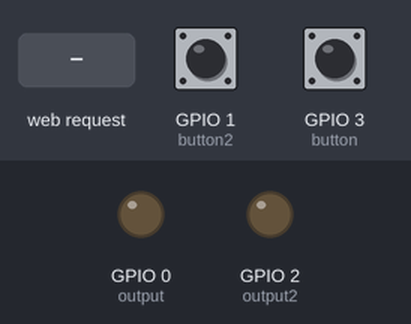
Bench run of a sketch on a simulated ESP8266 (NodeMCU). Parts: output pins drawn as LEDs (lit = HIGH). Inputs (shaded band) come from the test bench; at power-on: GPIO 1 (button2) LOW, GPIO 3 (button) LOW. WiFi joins after 1.5 s; servers stay silent unless stated; what the sketch prints to the serial monitor is not drawn.

Above: at 2.7 s.
2.8 s: HTTP request GET /on received
At 3.1 s:
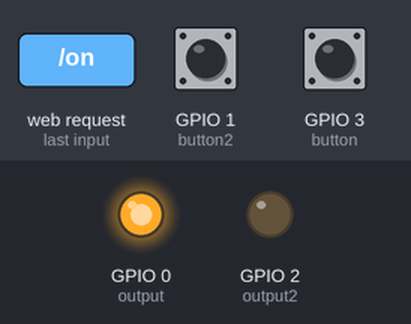
4.3 s: HTTP request GET /on2 received
At 5.5 s:
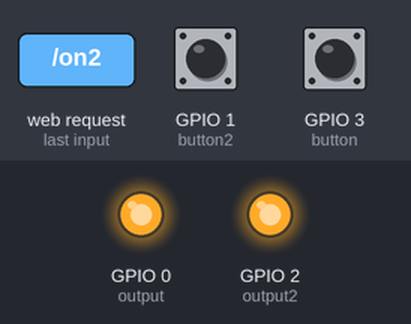
5.8 s: HTTP request GET /off received
At 6.6 s:
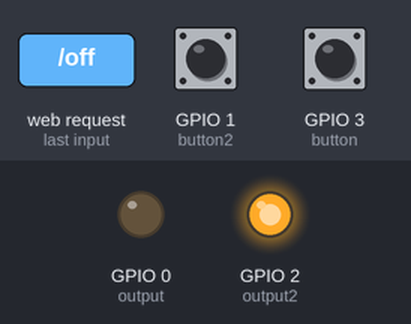
7.3 s: HTTP request GET /off2 received
At 7.9 s:
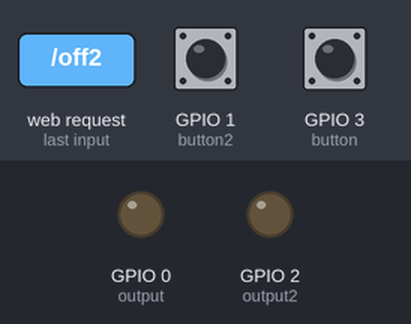
Timing chart, 0 to 9.8 s (numbered marks = the images above; inputs shaded):
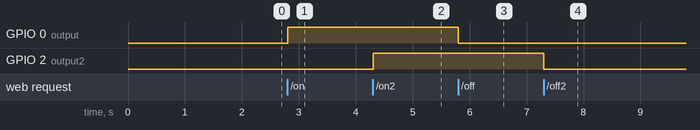

The sketch:

esp_relay3.ino
```cpp
#ifdef ESP32
#include <WiFi.h>
#include <AsyncTCP.h>
#else
#include <ESP8266WiFi.h>
#include <ESPAsyncTCP.h>
#include <ESP8266HTTPClient.h>
#include <WiFiClient.h>
#include <Arduino_JSON.h>

#endif
#include <ESPAsyncWebServer.h>


const char* ssid = "Airtel_9587411733";
const char* password = "air72055";
String url = "https://trigger.macrodroid.com/fcf1e78c-093a-4a05-9f8a-9ad36e2554c5/link1";
const char* serverName = "http://192.168.1.10:8090/helloesp";

const int output = 0;
const int output2 = 2;
int button = 3;
int button2 = 1;
String sensorReadings;

int count_l = 0;
int count_r = 0;
int count_n = 0;


// HTML web page
const char index_html[] PROGMEM = R"rawliteral(
<!DOCTYPE HTML><html>
 <head>
  <title>ESP Pushbutton Web Server</title>
  <meta name="viewport" content="width=device-width, initial-scale=1">
 </head>
 <body>
  <h1>ESP Pushbutton Web Server</h1>
  <button class="button" onmousedown="toggleCheckbox('on');" ontouchstart="toggleCheckbox('on');" onmouseup="toggleCheckbox('off');" ontouchend="toggleCheckbox('off');">LED PUSHBUTTON</button>
  <br>
  <button class="button" onmousedown="toggleCheckbox('on2');" ontouchstart="toggleCheckbox('on2');" onmouseup="toggleCheckbox('off2');" ontouchend="toggleCheckbox('off2');">LED PUSHBUTTON2</button>
  <br>
  <button class="button" onmousedown="toggleCheckbox('on3');" ontouchstart="toggleCheckbox('on3');" onmouseup="toggleCheckbox('off3');" ontouchend="toggleCheckbox('off3');">LED PUSHBUTTON2</button>
  <br>
  <button class="button" onmousedown="toggleCheckbox('on4');" ontouchstart="toggleCheckbox('on4');" onmouseup="toggleCheckbox('off4');" ontouchend="toggleCheckbox('off4');">LED PUSHBUTTON2</button>

  <script>
    function toggleCheckbox(x) {
      var xhr = new XMLHttpRequest();
      xhr.open("GET", "/" + x, true);
      xhr.send();
    }
  </script>
 </body>
</html>)rawliteral";


void notFound(AsyncWebServerRequest *request) {
  request->send(404, "text/plain", "Not found");
}

AsyncWebServer server(80);

void setup() {
  pinMode(output, OUTPUT);
  pinMode(output2, OUTPUT);
  digitalWrite(button, LOW);
  digitalWrite(button2, LOW);

  WiFi.mode(WIFI_STA);
  WiFi.begin(ssid, password);
  if (WiFi.waitForConnectResult() != WL_CONNECTED) {
    return;

  }

  server.on("/", HTTP_GET, [](AsyncWebServerRequest * request) {
    request->send_P(200, "text/html", index_html);

  });

  server.on("/on", HTTP_GET, [] (AsyncWebServerRequest * request) {
    digitalWrite(output, HIGH);
    request->send(200, "text/plain", "ok");

  });

  server.on("/off", HTTP_GET, [] (AsyncWebServerRequest * request) {
    digitalWrite(output, LOW);
    request->send(200, "text/plain", "ok");

  });

  server.on("/on2", HTTP_GET, [] (AsyncWebServerRequest * request) {
    digitalWrite(output2, HIGH);
    request->send(200, "text/plain", "ok");

  });

  server.on("/off2", HTTP_GET, [] (AsyncWebServerRequest * request) {
    digitalWrite(output2, LOW);
    request->send(200, "text/plain", "ok");

  });

  server.onNotFound(notFound);
  server.begin();
}


void loop() {

  digitalWrite(button, LOW);
  digitalWrite(button2, LOW);
  if (WiFi.status() == WL_CONNECTED) {
    WiFiClientSecure client;
    client.setInsecure();

    HTTPClient https;
    if (digitalRead(button) == HIGH) {
      if (count_l == 2) {
        if (WiFi.status() == WL_CONNECTED) {
          sensorReadings = httpGETRequest("http://192.168.1.10:8090/left");
          Serial.println(sensorReadings);
          JSONVar myObject = JSON.parse(sensorReadings);
          count_r = 0;
          count_n = 0;
        }
      }
      count_l += 1;
    }
    else if (digitalRead(button2) == HIGH) {

      if (count_r == 2) {
        if (WiFi.status() == WL_CONNECTED) {
          sensorReadings = httpGETRequest("http://192.168.1.10:8090/right");
          Serial.println(sensorReadings);
          JSONVar myObject = JSON.parse(sensorReadings);
          count_l = 0;
          count_n = 0;
        }
      }
      count_r += 1;
    }
    else {
      if (count_n == 2) {
        if (WiFi.status() == WL_CONNECTED) {
          sensorReadings = httpGETRequest("http://192.168.1.10:8090/normal");
          Serial.println(sensorReadings);
          JSONVar myObject = JSON.parse(sensorReadings);
          count_l = 0;
          count_r = 0;
        }
      }
      count_n += 1;
    }
  }
  delay(200);
}


String httpGETRequest(const char* serverName) {
  WiFiClient client;
  HTTPClient http;

  // Your IP address with path or Domain name with URL path
  http.begin(client, serverName);

  // Send HTTP POST request
  int httpResponseCode = http.GET();

  String payload = "{}";

  if (httpResponseCode > 0) {
    Serial.print("HTTP Response code: ");
    Serial.println(httpResponseCode);
    payload = http.getString();
  }
  else {
    Serial.print("Error code: ");
    Serial.println(httpResponseCode);
  }
  // Free resources
  http.end();

  return payload;
  delay(1000);
}
```

Measured:
- after the input at 2.8 s, GPIO 0 (output): LOW → HIGH at once
- after the input at 4.3 s, GPIO 2 (output2): LOW → HIGH at once
- after the input at 5.8 s, GPIO 0 (output): HIGH → LOW at once
- after the input at 7.3 s, GPIO 2 (output2): HIGH → LOW at once
